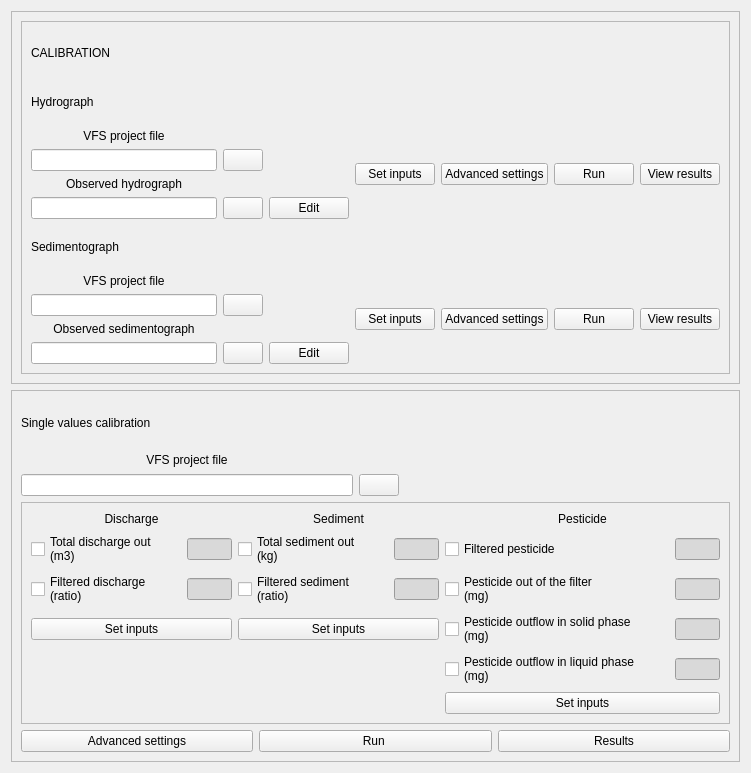
            <widget class="QWidget" name="scrollAreaWidgetContents_2">
             <property name="geometry">
              <rect>
               <x>0</x>
               <y>0</y>
               <width>751</width>
               <height>773</height>
              </rect>
             </property>
             <layout class="QGridLayout" name="gridLayout_56">
              <item row="0" column="0">
               <widget class="QFrame" name="frame_34">
                <property name="frameShape">
                 <enum>QFrame::StyledPanel</enum>
                </property>
                <property name="frameShadow">
                 <enum>QFrame::Raised</enum>
                </property>
                <layout class="QGridLayout" name="gridLayout_55">
                 <item row="0" column="0">
                  <widget class="QFrame" name="frame_19">
                   <property name="frameShape">
                    <enum>QFrame::StyledPanel</enum>
                   </property>
                   <property name="frameShadow">
                    <enum>QFrame::Raised</enum>
                   </property>
                   <layout class="QGridLayout" name="gridLayout_49">
                    <item row="3" column="0">
                     <widget class="QLabel" name="label_74">
                      <property name="text">
                       <string>Sedimentograph</string>
                      </property>
                     </widget>
                    </item>
                    <item row="1" column="0">
                     <widget class="QLabel" name="label_72">
                      <property name="text">
                       <string>Hydrograph</string>
                      </property>
                     </widget>
                    </item>
                    <item row="4" column="0">
                     <layout class="QHBoxLayout" name="horizontalLayout_53">
                      <item>
                       <layout class="QGridLayout" name="gridLayout_48">
                        <item row="0" column="0">
                         <widget class="QLabel" name="label_79">
                          <property name="text">
                           <string>VFS project file</string>
                          </property>
                          <property name="alignment">
                           <set>Qt::AlignCenter</set>
                          </property>
                         </widget>
                        </item>
                        <item row="3" column="0">
                         <widget class="QLineEdit" name="sedimentograph_file">
                          <property name="alignment">
                           <set>Qt::AlignCenter</set>
                          </property>
                         </widget>
                        </item>
                        <item row="3" column="1">
                         <widget class="QPushButton" name="browse_sedimentograph_calibration">
                          <property name="text">
                           <string/>
                          </property>
                         </widget>
                        </item>
                        <item row="1" column="0">
                         <widget class="QLineEdit" name="vfs_file">
                          <property name="alignment">
                           <set>Qt::AlignCenter</set>
                          </property>
                         </widget>
                        </item>
                        <item row="2" column="0">
                         <widget class="QLabel" name="label_80">
                          <property name="text">
                           <string>Observed sedimentograph</string>
                          </property>
                          <property name="alignment">
                           <set>Qt::AlignCenter</set>
                          </property>
                         </widget>
                        </item>
                        <item row="1" column="1">
                         <widget class="QPushButton" name="browse_project_sedimentograph">
                          <property name="text">
                           <string/>
                          </property>
                         </widget>
                        </item>
                        <item row="3" column="2">
                         <widget class="QPushButton" name="pushButton_46">
                          <property name="text">
                           <string>Edit</string>
                          </property>
                         </widget>
                        </item>
                       </layout>
                      </item>
                      <item>
                       <layout class="QHBoxLayout" name="horizontalLayout_54">
                        <item>
                         <widget class="QPushButton" name="show_calibration_sedimentograph">
                          <property name="text">
                           <string>Set inputs</string>
                          </property>
                         </widget>
                        </item>
                        <item>
                         <widget class="QPushButton" name="advanced_sedimentograph">
                          <property name="text">
                           <string>Advanced settings</string>
                          </property>
                         </widget>
                        </item>
                        <item>
                         <widget class="QPushButton" name="run_sedimentograph">
                          <property name="text">
                           <string>Run</string>
                          </property>
                         </widget>
                        </item>
                        <item>
                         <widget class="QPushButton" name="calibration_result_sedimentograph">
                          <property name="text">
                           <string>View results</string>
                          </property>
                         </widget>
                        </item>
                       </layout>
                      </item>
                     </layout>
                    </item>
                    <item row="2" column="0">
                     <layout class="QHBoxLayout" name="horizontalLayout_50">
                      <item>
                       <layout class="QGridLayout" name="gridLayout_46">
                        <item row="0" column="0">
                         <widget class="QLabel" name="label_63">
                          <property name="text">
                           <string>VFS project file</string>
                          </property>
                          <property name="alignment">
                           <set>Qt::AlignCenter</set>
                          </property>
                         </widget>
                        </item>
                        <item row="3" column="0">
                         <widget class="QLineEdit" name="hydrograph_file">
                          <property name="alignment">
                           <set>Qt::AlignCenter</set>
                          </property>
                         </widget>
                        </item>
                        <item row="3" column="1">
                         <widget class="QPushButton" name="browse_hydrograph_calibration">
                          <property name="text">
                           <string/>
                          </property>
                         </widget>
                        </item>
                        <item row="1" column="0">
                         <widget class="QLineEdit" name="vfs_project">
                          <property name="alignment">
                           <set>Qt::AlignCenter</set>
                          </property>
                         </widget>
                        </item>
                        <item row="2" column="0">
                         <widget class="QLabel" name="label_76">
                          <property name="text">
                           <string>Observed hydrograph</string>
                          </property>
                          <property name="alignment">
                           <set>Qt::AlignCenter</set>
                          </property>
                         </widget>
                        </item>
                        <item row="3" column="2">
                         <widget class="QPushButton" name="edit_hydrograph">
                          <property name="text">
                           <string>Edit</string>
                          </property>
                         </widget>
                        </item>
                        <item row="1" column="1">
                         <widget class="QPushButton" name="browse_project">
                          <property name="text">
                           <string/>
                          </property>
                         </widget>
                        </item>
                       </layout>
                      </item>
                      <item>
                       <layout class="QHBoxLayout" name="horizontalLayout">
                        <item>
                         <widget class="QPushButton" name="show_calibration_hydrograph">
                          <property name="text">
                           <string>Set inputs</string>
                          </property>
                         </widget>
                        </item>
                        <item>
                         <widget class="QPushButton" name="advanced_hydrograph">
                          <property name="text">
                           <string>Advanced settings</string>
                          </property>
                         </widget>
                        </item>
                        <item>
                         <widget class="QPushButton" name="run_hydrograph">
                          <property name="text">
                           <string>Run</string>
                          </property>
                         </widget>
                        </item>
                        <item>
                         <widget class="QPushButton" name="calibration_result_hydrograph">
                          <property name="text">
                           <string>View results</string>
                          </property>
                         </widget>
                        </item>
                       </layout>
                      </item>
                     </layout>
                    </item>
                    <item row="0" column="0">
                     <widget class="QLabel" name="label_65">
                      <property name="text">
                       <string>CALIBRATION</string>
                      </property>
                     </widget>
                    </item>
                   </layout>
                  </widget>
                 </item>
                </layout>
               </widget>
              </item>
              <item row="1" column="0">
               <widget class="QFrame" name="frame_20">
                <property name="frameShape">
                 <enum>QFrame::StyledPanel</enum>
                </property>
                <property name="frameShadow">
                 <enum>QFrame::Raised</enum>
                </property>
                <layout class="QGridLayout" name="gridLayout_50">
                 <item row="2" column="0">
                  <widget class="QFrame" name="frame_32">
                   <property name="frameShape">
                    <enum>QFrame::StyledPanel</enum>
                   </property>
                   <property name="frameShadow">
                    <enum>QFrame::Raised</enum>
                   </property>
                   <layout class="QGridLayout" name="gridLayout_52">
                    <item row="3" column="1">
                     <widget class="QPushButton" name="inputs_sediment_single">
                      <property name="text">
                       <string>Set inputs</string>
                      </property>
                     </widget>
                    </item>
                    <item row="2" column="2">
                     <layout class="QHBoxLayout" name="horizontalLayout_58">
                      <item>
                       <widget class="QCheckBox" name="check_pesticide_out">
                        <property name="minimumSize">
                         <size>
                          <width>224</width>
                          <height>0</height>
                         </size>
                        </property>
                        <property name="text">
                         <string>Pesticide out of the filter
(mg)</string>
                        </property>
                       </widget>
                      </item>
                      <item>
                       <widget class="QLineEdit" name="line_pesticide_out">
                        <property name="enabled">
                         <bool>false</bool>
                        </property>
                        <property name="styleSheet">
                         <string notr="true">background-color: #d9d9d9;</string>
                        </property>
                        <property name="alignment">
                         <set>Qt::AlignCenter</set>
                        </property>
                       </widget>
                      </item>
                     </layout>
                    </item>
                    <item row="4" column="2">
                     <layout class="QHBoxLayout" name="horizontalLayout_61">
                      <item>
                       <widget class="QCheckBox" name="check_pesticide_liquid">
                        <property name="minimumSize">
                         <size>
                          <width>224</width>
                          <height>0</height>
                         </size>
                        </property>
                        <property name="text">
                         <string>Pesticide outflow in liquid phase
(mg)</string>
                        </property>
                       </widget>
                      </item>
                      <item>
                       <widget class="QLineEdit" name="line_pesticide_liquid">
                        <property name="enabled">
                         <bool>false</bool>
                        </property>
                        <property name="styleSheet">
                         <string notr="true">background-color: #d9d9d9;</string>
                        </property>
                        <property name="alignment">
                         <set>Qt::AlignCenter</set>
                        </property>
                       </widget>
                      </item>
                     </layout>
                    </item>
                    <item row="1" column="0">
                     <layout class="QHBoxLayout" name="horizontalLayout_56">
                      <item>
                       <widget class="QCheckBox" name="check_total_discharge">
                        <property name="minimumSize">
                         <size>
                          <width>150</width>
                          <height>0</height>
                         </size>
                        </property>
                        <property name="text">
                         <string>Total discharge out 
(m3)</string>
                        </property>
                       </widget>
                      </item>
                      <item>
                       <widget class="QLineEdit" name="line_total_discharge">
                        <property name="enabled">
                         <bool>false</bool>
                        </property>
                        <property name="styleSheet">
                         <string notr="true">background-color: #d9d9d9;</string>
                        </property>
                        <property name="alignment">
                         <set>Qt::AlignCenter</set>
                        </property>
                       </widget>
                      </item>
                     </layout>
                    </item>
                    <item row="3" column="2">
                     <layout class="QHBoxLayout" name="horizontalLayout_60">
                      <item>
                       <widget class="QCheckBox" name="check_pesticide_solid">
                        <property name="minimumSize">
                         <size>
                          <width>224</width>
                          <height>0</height>
                         </size>
                        </property>
                        <property name="text">
                         <string>Pesticide outflow in solid phase
(mg)</string>
                        </property>
                       </widget>
                      </item>
                      <item>
                       <widget class="QLineEdit" name="line_pesticide_solid">
                        <property name="enabled">
                         <bool>false</bool>
                        </property>
                        <property name="styleSheet">
                         <string notr="true">background-color: #d9d9d9;</string>
                        </property>
                        <property name="alignment">
                         <set>Qt::AlignCenter</set>
                        </property>
                       </widget>
                      </item>
                     </layout>
                    </item>
                    <item row="0" column="1">
                     <widget class="QLabel" name="label_82">
                      <property name="text">
                       <string>Sediment</string>
                      </property>
                      <property name="alignment">
                       <set>Qt::AlignCenter</set>
                      </property>
                     </widget>
                    </item>
                    <item row="0" column="0">
                     <widget class="QLabel" name="label_81">
                      <property name="text">
                       <string>Discharge</string>
                      </property>
                      <property name="alignment">
                       <set>Qt::AlignCenter</set>
                      </property>
                     </widget>
                    </item>
                    <item row="1" column="2">
                     <layout class="QHBoxLayout" name="horizontalLayout_59">
                      <item>
                       <widget class="QCheckBox" name="check_filtered_pesticide">
                        <property name="minimumSize">
                         <size>
                          <width>224</width>
                          <height>0</height>
                         </size>
                        </property>
                        <property name="text">
                         <string>Filtered pesticide</string>
                        </property>
                       </widget>
                      </item>
                      <item>
                       <widget class="QLineEdit" name="line_filtered_pesticide">
                        <property name="enabled">
                         <bool>false</bool>
                        </property>
                        <property name="styleSheet">
                         <string notr="true">background-color: #d9d9d9;</string>
                        </property>
                        <property name="alignment">
                         <set>Qt::AlignCenter</set>
                        </property>
                       </widget>
                      </item>
                     </layout>
                    </item>
                    <item row="1" column="1">
                     <layout class="QHBoxLayout" name="horizontalLayout_49">
                      <item>
                       <widget class="QCheckBox" name="check_total_sediment">
                        <property name="minimumSize">
                         <size>
                          <width>150</width>
                          <height>0</height>
                         </size>
                        </property>
                        <property name="text">
                         <string>Total sediment out
(kg)</string>
                        </property>
                       </widget>
                      </item>
                      <item>
                       <widget class="QLineEdit" name="line_total_sediment">
                        <property name="enabled">
                         <bool>false</bool>
                        </property>
                        <property name="styleSheet">
                         <string notr="true">background-color: #d9d9d9;</string>
                        </property>
                        <property name="alignment">
                         <set>Qt::AlignCenter</set>
                        </property>
                       </widget>
                      </item>
                     </layout>
                    </item>
                    <item row="2" column="0">
                     <layout class="QHBoxLayout" name="horizontalLayout_57">
                      <item>
                       <widget class="QCheckBox" name="check_filtered_discharge">
                        <property name="minimumSize">
                         <size>
                          <width>150</width>
                          <height>0</height>
                         </size>
                        </property>
                        <property name="text">
                         <string>Filtered discharge
(ratio)</string>
                        </property>
                       </widget>
                      </item>
                      <item>
                       <widget class="QLineEdit" name="line_filtered_discharge">
                        <property name="enabled">
                         <bool>false</bool>
                        </property>
                        <property name="styleSheet">
                         <string notr="true">background-color: #d9d9d9;</string>
                        </property>
                        <property name="alignment">
                         <set>Qt::AlignCenter</set>
                        </property>
                       </widget>
                      </item>
                     </layout>
                    </item>
                    <item row="2" column="1">
                     <layout class="QHBoxLayout" name="horizontalLayout_55">
                      <item>
                       <widget class="QCheckBox" name="check_filtered_sediment">
                        <property name="minimumSize">
                         <size>
                          <width>150</width>
                          <height>0</height>
                         </size>
                        </property>
                        <property name="text">
                         <string>Filtered sediment
(ratio)</string>
                        </property>
                       </widget>
                      </item>
                      <item>
                       <widget class="QLineEdit" name="line_filtered_sediment">
                        <property name="enabled">
                         <bool>false</bool>
                        </property>
                        <property name="styleSheet">
                         <string notr="true">background-color: #d9d9d9;</string>
                        </property>
                        <property name="alignment">
                         <set>Qt::AlignCenter</set>
                        </property>
                       </widget>
                      </item>
                     </layout>
                    </item>
                    <item row="3" column="0">
                     <widget class="QPushButton" name="inputs_discharge_single">
                      <property name="text">
                       <string>Set inputs</string>
                      </property>
                     </widget>
                    </item>
                    <item row="0" column="2">
                     <widget class="QLabel" name="label_83">
                      <property name="text">
                       <string>Pesticide</string>
                      </property>
                      <property name="alignment">
                       <set>Qt::AlignCenter</set>
                      </property>
                     </widget>
                    </item>
                    <item row="5" column="2">
                     <widget class="QPushButton" name="inputs_pesticide_single">
                      <property name="text">
                       <string>Set inputs</string>
                      </property>
                     </widget>
                    </item>
                   </layout>
                  </widget>
                 </item>
                 <item row="0" column="0">
                  <widget class="QLabel" name="label_75">
                   <property name="text">
                    <string>Single values calibration</string>
                   </property>
                  </widget>
                 </item>
                 <item row="1" column="0">
                  <layout class="QGridLayout" name="gridLayout_51">
                   <item row="1" column="1">
                    <widget class="QPushButton" name="browse_single_lines">
                     <property name="text">
                      <string/>
                     </property>
                    </widget>
                   </item>
                   <item row="1" column="0">
                    <widget class="QLineEdit" name="single_values_line">
                     <property name="alignment">
                      <set>Qt::AlignCenter</set>
                     </property>
                    </widget>
                   </item>
                   <item row="0" column="0">
                    <widget class="QLabel" name="label_64">
                     <property name="text">
                      <string>VFS project file</string>
                     </property>
                     <property name="alignment">
                      <set>Qt::AlignCenter</set>
                     </property>
                    </widget>
                   </item>
                   <item row="1" column="2">
                    <spacer name="horizontalSpacer_5">
                     <property name="orientation">
                      <enum>Qt::Horizontal</enum>
                     </property>
                     <property name="sizeHint" stdset="0">
                      <size>
                       <width>40</width>
                       <height>20</height>
                      </size>
                     </property>
                    </spacer>
                   </item>
                  </layout>
                 </item>
                 <item row="3" column="0">
                  <layout class="QHBoxLayout" name="horizontalLayout_62">
                   <item>
                    <widget class="QPushButton" name="advanced_single">
                     <property name="text">
                      <string>Advanced settings</string>
                     </property>
                    </widget>
                   </item>
                   <item>
                    <widget class="QPushButton" name="run_calibration_single">
                     <property name="text">
                      <string>Run </string>
                     </property>
                    </widget>
                   </item>
                   <item>
                    <widget class="QPushButton" name="calibration_result_single">
                     <property name="text">
                      <string>Results</string>
                     </property>
                    </widget>
                   </item>
                  </layout>
                 </item>
                </layout>
               </widget>
              </item>
             </layout>
            </widget>
